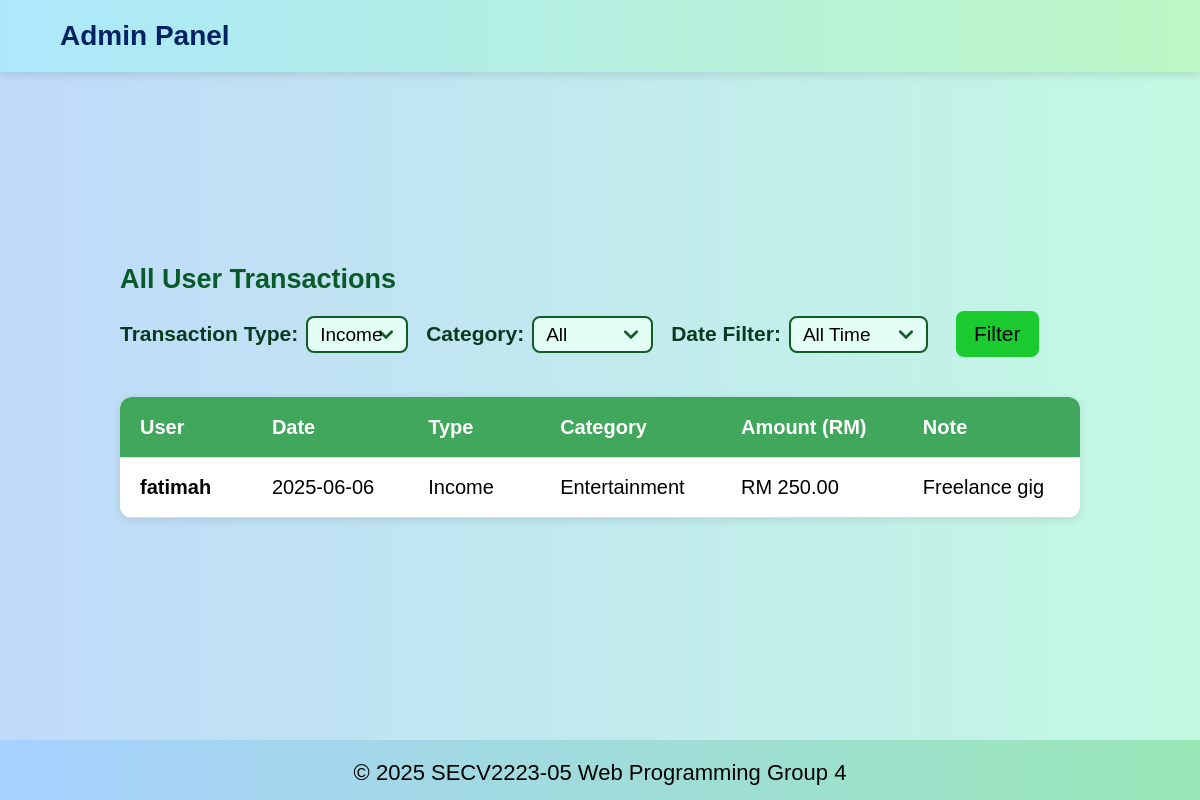
The page /admin_overview.php?type=income (signed in) on the database its author committed.
### tables this page shows
CREATE TABLE IF NOT EXISTS transactions (
    transaction_id INT AUTO_INCREMENT PRIMARY KEY,
    user_id INT NOT NULL,
    category_id INT NOT NULL,
    type ENUM('income', 'expense') NOT NULL,
    amount DECIMAL(10,2) NOT NULL,
    note TEXT,
    date DATE,
    FOREIGN KEY (user_id) REFERENCES users(user_id) ON DELETE CASCADE,
    FOREIGN KEY (category_id) REFERENCES categories(category_id) ON DELETE CASCADE
);

CREATE TABLE IF NOT EXISTS users (
    user_id INT AUTO_INCREMENT PRIMARY KEY,
    username VARCHAR(100) NOT NULL,
    email VARCHAR(100) NOT NULL UNIQUE,
    password VARCHAR(255) NOT NULL,
    role ENUM('user', 'admin') DEFAULT 'user'
);

CREATE TABLE IF NOT EXISTS categories (
    category_id INT AUTO_INCREMENT PRIMARY KEY,
    name VARCHAR(50) NOT NULL,
    type VARCHAR(50) NOT NULL  
);

### admin_overview.php (the view, shortened to what this page needs)
<?php
require_once 'admin_header.php';
require_once 'includes/db.php';
$transaction_type = $_GET['type'] ?? 'all';
$date_filter = $_GET['date_filter'] ?? '';
$sql_base = "SELECT t.*, c.name AS category_name, u.username
             FROM transactions t
             JOIN categories c ON t.category_id = c.category_id
             JOIN users u ON t.user_id = u.user_id
             WHERE 1";
$params = [];
$types = '';
if ($transaction_type !== 'all') {
    $sql_base .= " AND t.type = ?";
    $params[] = $transaction_type;
    $types .= 's';
}
$sql_base .= " ORDER BY t.date DESC, t.transaction_id DESC";
$stmt = $conn->prepare($sql_base);
if ($stmt && !empty($params)) {
    $stmt->bind_param($types, ...$params);
}
$stmt->execute();
$result = $stmt->get_result();
?>
<main class="overviewmain">
    <section id="overview">
        <h2>All User Transactions</h2>
        <form method="GET" action="admin_overview.php">
            <div class="filtergroup">
                <label for="transactionType">Transaction Type:</label>
                <select id="transactionType" name="type" onchange="this.form.submit()" required>
                    <?php $selectedType = $_GET['type'] ?? 'all'; ?>
                    <option value="income" <?= $selectedType == 'income' ? 'selected' : '' ?>>Income</option>
                </select>
            </div>
            <div class="filtergroup">
                <label for="category">Category:</label>
                <select name="category" id="category">
                    <option value="">All</option>
                </select>
            </div>
            <div class="filtergroup">
                <label for="date_filter">Date Filter:</label>
                <select name="date_filter" id="date_filter">
                    <option value="" <?= $date_filter == '' ? 'selected' : '' ?>>All Time</option>
                </select>
            </div>
            <div class="filtergroup">
                <button type="submit" class="filterbtn">Filter</button>
            </div>
        </form>
        <table>
    <thead>
        <tr>
            <th>User</th>
            <th>Date</th>
            <th>Type</th>
            <th>Category</th>
            <th>Amount (RM)</th>
            <th>Note</th>
        </tr>
    </thead>
    <tbody>
    <?php
    if ($result->num_rows > 0):
        while ($row = $result->fetch_assoc()):
            ?>
            <tr>
                <td><strong><?= htmlspecialchars($row['username']) ?></strong></td>
                <td><?= htmlspecialchars($row['date']) ?></td>
                <td><?= ucfirst($row['type']) ?></td>
                <td><?= htmlspecialchars($row['category_name']) ?></td>
                <td>RM <?= number_format($row['amount'], 2) ?></td>
                <td><?= htmlspecialchars($row['note']) ?></td>
            </tr>
            <?php
        endwhile;
    else:
        echo "<tr><td colspan='6' style='text-align:center;'>No transactions found.</td></tr>";
    endif;
    ?>
    </tbody>
</table>
    </section>
</main>
<footer>
    <div class="footercontainer">
        <p>
            <span class="footeryear">&copy; <span id="current-year"></span> SECV2223-05</span>
            <span class="footergroup">Web Programming Group 4</span>
        </p>
    </div>
</footer>

### style.css (style rules this page uses)
* { padding: 0; margin: 0; font-family:'Trebuchet MS', 'Lucida Sans Unicode', 'Lucida Grande', 'Lucida Sans', Arial, sans-serif; box-sizing: border-box; }
html, body { margin: 0; padding: 0; width: 100%; background: linear-gradient(to left, #c3f9e2, #bfdafa); overflow-x: hidden; height: 100%; display: flex; flex-direction: column; }
body { flex-grow: 1; position: relative; z-index: 1; }
main { flex: 1 0 auto; padding-bottom: 500px; box-sizing: border-box; }
main { display: flex; justify-content: center; align-items: center; flex: 1; padding: 0 clamp(2rem, 1vw, 6rem); }
#overview { width: 100%; }
footer { position: static; left: 0; bottom: 0; flex-shrink: 0; height: 60px; font-size: 19px; width: 100%; padding: 15px 0; padding-top: 20px; z-index: 20; background: linear-gradient(to left, #99e7b7, #a7d0ff); }
.footeryear, .footergroup { display: block; text-align: center; }
.footeryear { margin-bottom: 6px; }
@media (min-width: 550px) { .footeryear, .footergroup { display: inline; } }
@media (min-width: 550px) { footer { font-size: clamp(21.3px, 2.5vw, 22px); } }
.footercontainer { display: flex; flex-direction: column; align-items: center; }
.footercontainer p { padding-bottom: 8px; }
table { width: 60%; border-collapse: collapse; margin-top: 30px; font-size: clamp(16px, 2vw, 20px); background-color: #fff; box-shadow: 0 2px 8px rgba(0,0,0,0.1); border-radius: 12px; overflow: hidden; }
table thead { background-color: #41a75c; color: white; text-align: left; }
table th, table td { padding: 16px 20px; border-bottom: 1px solid #ddd; min-width: 120px; height: 60px; text-align: left; vertical-align: middle; }
table tbody tr:last-child td { border-bottom: none; }
.overviewmain { display: flex; justify-content: center; align-items: center; margin: 2rem auto; }
#overview h2 { font-size: clamp(27px, 2.2vw, 30px); color: #095a29; margin-bottom: clamp(16px, 1vw, 20px); }
#overview form { display: flex; flex-wrap: wrap; flex-direction: column; align-items: flex-start; gap: 10px; margin-bottom: 10px; }
#overview .filtergroup { display: flex; flex-wrap: wrap; align-items: center; gap: 8px; }
.filtergroup label { font-size: clamp(21px, 1.6vw, 23px); font-weight: bold; color: #093a21; white-space: nowrap; gap: 50px; }
.filtergroup select { padding: 6px 12px; background-color: #e2fef5; border: 2px solid #115b27; border-radius: 8px; font-size: clamp(19px, 1.5vw, 21px); resize: vertical; transition: border-color 0.3s; }
.filtergroup select { appearance: none; background-repeat: no-repeat; background-position: right 12px center; background-size: 16px; }
.filterbtn { background-color: #1aca2e; padding: 11px 18px; font-size: clamp(21px, 1.6vw, 23px); border: none; border-radius: 8px; transition: background-color 0.3s; margin-bottom: 20px; }
#overview table { width: clamp(500px, 80vw, 1200px); border-collapse: collapse; margin-top: 20px; margin-bottom: 30px; font-size: clamp(16px, 2vw, 20px); background-color: #fff; box-shadow: 0 2px 8px rgba(0,0,0,0.1); border-radius: 12px; overflow: hidden; }
#overview table thead { background-color: #41a75c; color: white; text-align: left; }
#overview table th, #overview table td { padding: 16px 20px; border-bottom: 1px solid #ddd; min-width: 120px; height: 60px; text-align: left; vertical-align: middle; }
@media (min-width: 1030px) { #overview form { flex-direction: row; align-items: center; gap: 18px; } }
@media (min-width: 1030px) { .filterbtn { margin-left: 10px; } }
@media (min-width: 1030px) { #overview .filtergroup { margin-bottom: 20px; } }
@media (min-width: 1030px) { .filterbtn { margin-bottom: 0; } }

### rows shown on the page
transactions: user.username "fatimah", date "2025-06-06", type "Income", category.name "Entertainment", amount "250.00", note "Freelance gig"
